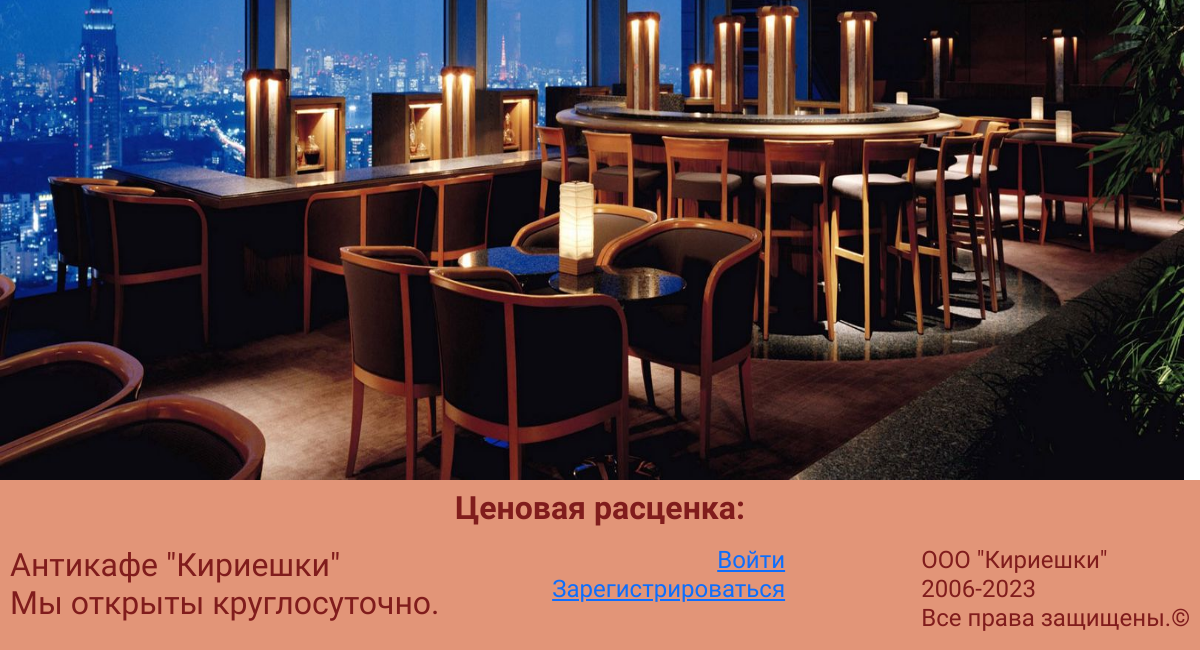
The app's page /o_nas.html (lower part), older data.
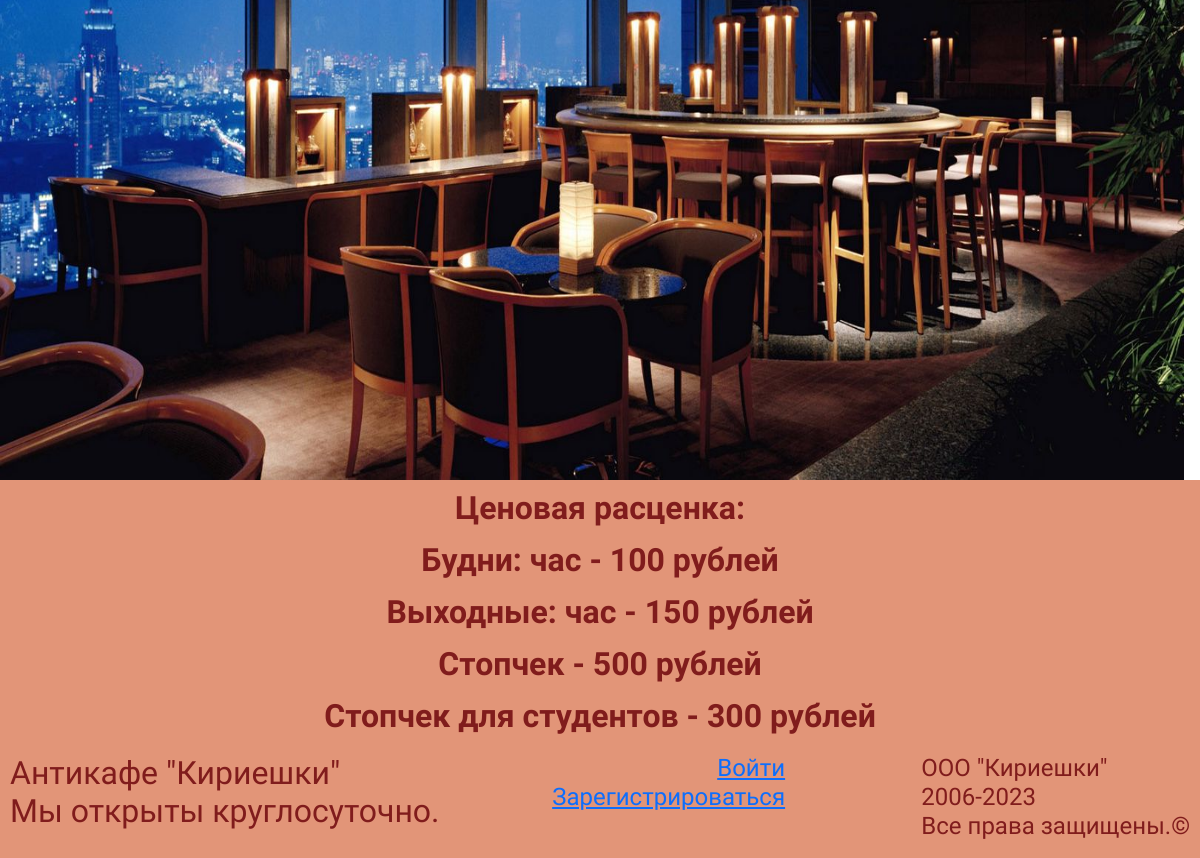
The same page, newer data.
### hello/models.py (models this page shows)
class Price(models.Model):
        id = models.BigAutoField(primary_key=True)
        text = models.CharField(max_length=30)
        price = models.IntegerField()
        stopcheck = models.BooleanField()

### hello/views.py (the view)
# urls.py: path('o_nas.html',o_nas),
def o_nas(request):
    prices = Price.objects.order_by('id')
    context = {'prices':prices}
    return render(request,'hello/o_nas.html',context)

### hello/templates/hello/o_nas.html (shortened to what this page needs)
<!DOCTYPE html>
<html lang="en">
    {% load bootstrap5 %}
<head>
    <link href="https://cdn.jsdelivr.net/npm/bootstrap@5.3.0-alpha3/dist/css/bootstrap.min.css" rel="stylesheet"
>
<link rel="stylesheet" href="https://cdnjs.cloudflare.com/ajax/libs/font-awesome/6.2.0/css/all.min.css"
/>
    {% load static %}
    <link rel="stylesheet" href="{% static 'style/main.css'%}" type="text/css">
</head>
<body>
    <div class="images_about">
        <img src="{% static 'images/coffee3.jpg'%}">
    </div>
    <div id="text_o_nas">
        <p>Ценовая расценка:</p>
        {% for price in prices %}
        {% if price.stopcheck %}
        <p>{{price.text}} - {{price.price}} рублей</p>
        {% else %}
        <p>{{price.text}}: час - {{price.price}} рублей</p>
        {% endif %}
        {% endfor%}
    </div>
    {% include 'includes/footer.html' %}
</body>
</html>

Row changes from the older to the newer data that the page shows:
added Price: text "Будни", price "100"
added Price: text "Выходные", price "150"
added Price: text "Стопчек", price "500"
added Price: text "Стопчек для студентов", price "300"
